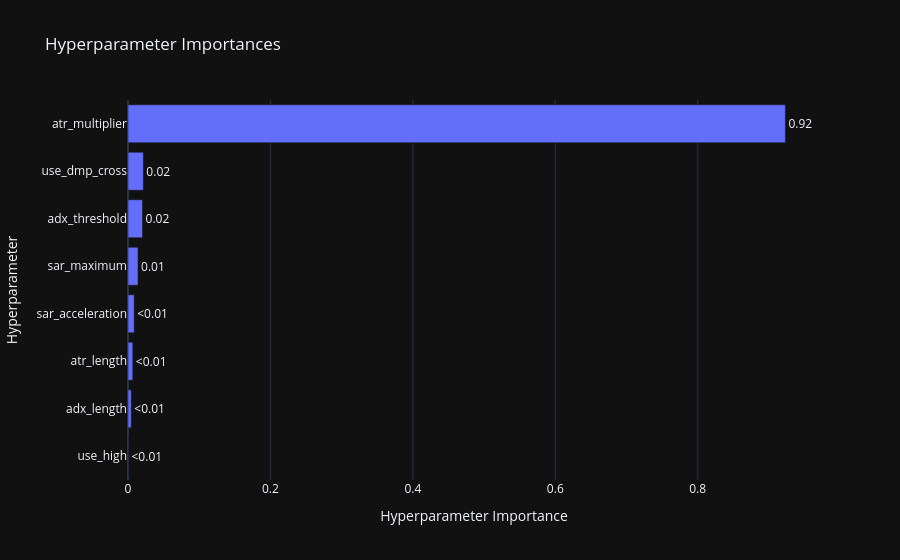

Notebook cell for this chart:
### Markdown cell above
Visualization

### Code cell
fig = optuna.visualization.plot_param_importances(study)
show(fig)

# fig2 = optuna.visualization.plot_slice(study, params=best_params.keys())
# show(fig2)

### Figure 1 — Plotly figure (JSON) as saved in the notebook; plotly's stock layout.template omitted (floating-point values rounded to 4 significant figures)
{"data": [{"cliponaxis": false, "hovertemplate": ["use_high (CategoricalDistribution): 0.0006582024271019214<extra></extra>", "adx_length (IntDistribution): 0.004630431654785364<extra></extra>", "atr_length (IntDistribution): 0.0067968473031425666<extra></extra>", "sar_acceleration (FloatDistribution): 0.008740096840817257<extra></extra>", "sar_maximum (FloatDistribution): 0.01409827557737427<extra></extra>", "adx_threshold (IntDistribution): 0.020390316233907777<extra></extra>", "use_dmp_cross (CategoricalDistribution): 0.021555439811835147<extra></extra>", "atr_multiplier (FloatDistribution): 0.9231303901510357<extra></extra>"], "name": "Objective Value", "orientation": "h", "text": ["<0.01", "<0.01", "<0.01", "<0.01", "0.01", "0.02", "0.02", "0.92"], "textposition": "outside", "x": [0.0006582, 0.00463, 0.006797, 0.00874, 0.0141, 0.02039, 0.02156, 0.9231], "y": ["use_high", "adx_length", "atr_length", "sar_acceleration", "sar_maximum", "adx_threshold", "use_dmp_cross", "atr_multiplier"], "type": "bar"}], "layout": {"title": {"text": "Hyperparameter Importances"}, "xaxis": {"title": {"text": "Hyperparameter Importance"}}, "yaxis": {"title": {"text": "Hyperparameter"}}}}
